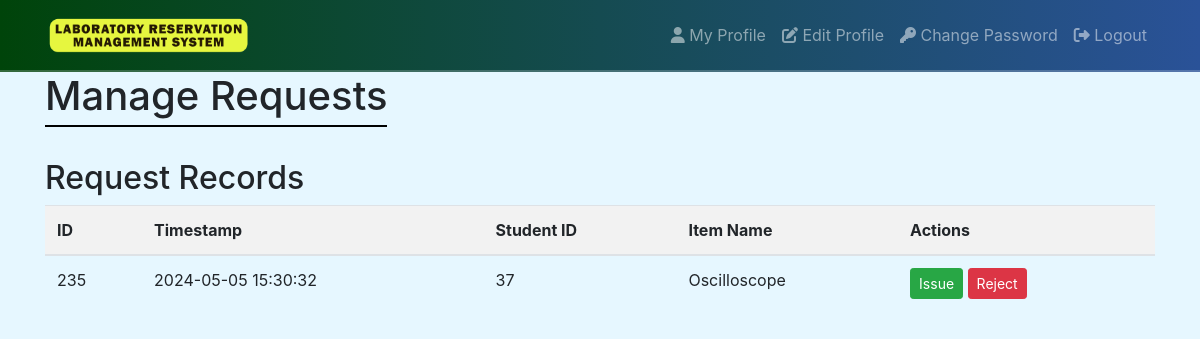
Screenshot of /Lab_ms/tech_officer/manage_requests.php (signed in) with the database file from the repository.
### tables this page shows
CREATE TABLE `request` (
  `request_id` int(11) NOT NULL,
  `timestamp` timestamp NOT NULL DEFAULT current_timestamp(),
  `student_id` int(11) DEFAULT NULL,
  `item_name` varchar(255) NOT NULL
);

### Lab_ms/tech_officer/manage_requests.php (the view, shortened to what this page needs)
<?php
$connection = mysqli_connect("localhost", "root", "", "lab");
$query = "SELECT * FROM request ORDER BY timestamp ASC";
$result = mysqli_query($connection, $query);
?>
<!DOCTYPE html>
<html lang="en">
<head>
    <link rel="stylesheet" href="https://stackpath.bootstrapcdn.com/bootstrap/4.5.2/css/bootstrap.min.css">
    <link rel="stylesheet" href="https://cdnjs.cloudflare.com/ajax/libs/font-awesome/5.15.4/css/all.min.css">
</head>
<nav class="navbar navbar-expand-lg navbar-dark bg-dark">
        <div class="container">
        <a class="navbar-brand" href="index.php"><img src="laboratory_reservation_management_system.png"></a>
            <div class="collapse navbar-collapse" id="navbarSupportedContent">
                <ul class="navbar-nav ml-auto">
                    <li class="nav-item">
                        <a class="nav-link" href="view_profile.php"><i class="fas fa-user"></i> My Profile</a>
                    </li>
                    <li class="nav-item">
                        <a class="nav-link" href="edit_profile.php"><i class="fas fa-edit"></i> Edit Profile</a>
                    </li>
                    <li class="nav-item">
                        <a class="nav-link" href="change_password.php"><i class="fas fa-key"></i> Change Password</a>
                    </li>
                    <li class="nav-item">
                        <a class="nav-link" href="logout.php"><i class="fas fa-sign-out-alt"></i> Logout</a>
                    </li>
                </ul>
            </div>
        </div>
    </nav>
<body>
<div class="container">
    <h1>Manage Requests</h1>
    <div class="row mt-4">
        <div class="col-md-12">
            <h2>Request Records</h2>
            <table class="table">
                <thead>
                    <tr class="bg-light-gray">
                        <th class="bg-light-gray">ID</th>
                        <th class="bg-light-gray">Timestamp</th>
                        <th class="bg-light-gray">Student ID</th>
                        <th class="bg-light-gray">Item Name</th>
                        <th class="bg-light-gray">Actions</th>
                    </tr>
                </thead>
                <tbody>
                    <?php
                    if (mysqli_num_rows($result) > 0) {
                        while ($row = mysqli_fetch_assoc($result)) {
                            echo "<tr>";
                            echo "<td>" . $row['request_id'] . "</td>";
                            echo "<td>" . $row['timestamp'] . "</td>";
                            echo "<td>" . $row['student_id'] . "</td>";
                            echo "<td>" . $row['item_name'] . "</td>";
                            echo "<td>
                                    <form action='' method='post'>
                                        <input type='hidden' name='request_id' value='" . $row['request_id'] . "'>
                                        <input type='hidden' name='student_id' value='" . $row['student_id'] . "'>
                                        <input type='hidden' name='item_name' value='" . $row['item_name'] . "'>
                                        <button type='submit' name='issue' class='btn btn-success btn-sm'>Issue</button>
                                        <button type='submit' name='reject' class='btn btn-danger btn-sm'>Reject</button>
                                    </form>
                                </td>";
                            echo "</tr>";
                        }
                    } else {
                        echo "<tr><td colspan='5'>No requests available in the list</td></tr>";
                    }
                    ?>
                </tbody>
            </table>
        </div>
    </div>
</div>
</body>
</html>

### Lab_ms/tech_officer/manage_requests.php (style rules this page uses)
body { background-color: #e6f7ff; }
.bg-light-gray { background-color: #f2f2f2; }
h1 { border-bottom: 2px solid black; display: inline-block; padding-bottom: 5px; }
.navbar-brand img { height: 40px; margin-right: 10px; }
.navbar { background: linear-gradient(90deg, #00440a, #2a5298); border-bottom: 2px solid rgba(255, 255, 255, 0.2); padding: 10px 10px; }

### rows the page displays
request: request_id "235", timestamp "2024-05-05 15:30:32", student "37", item_name "Oscilloscope"
